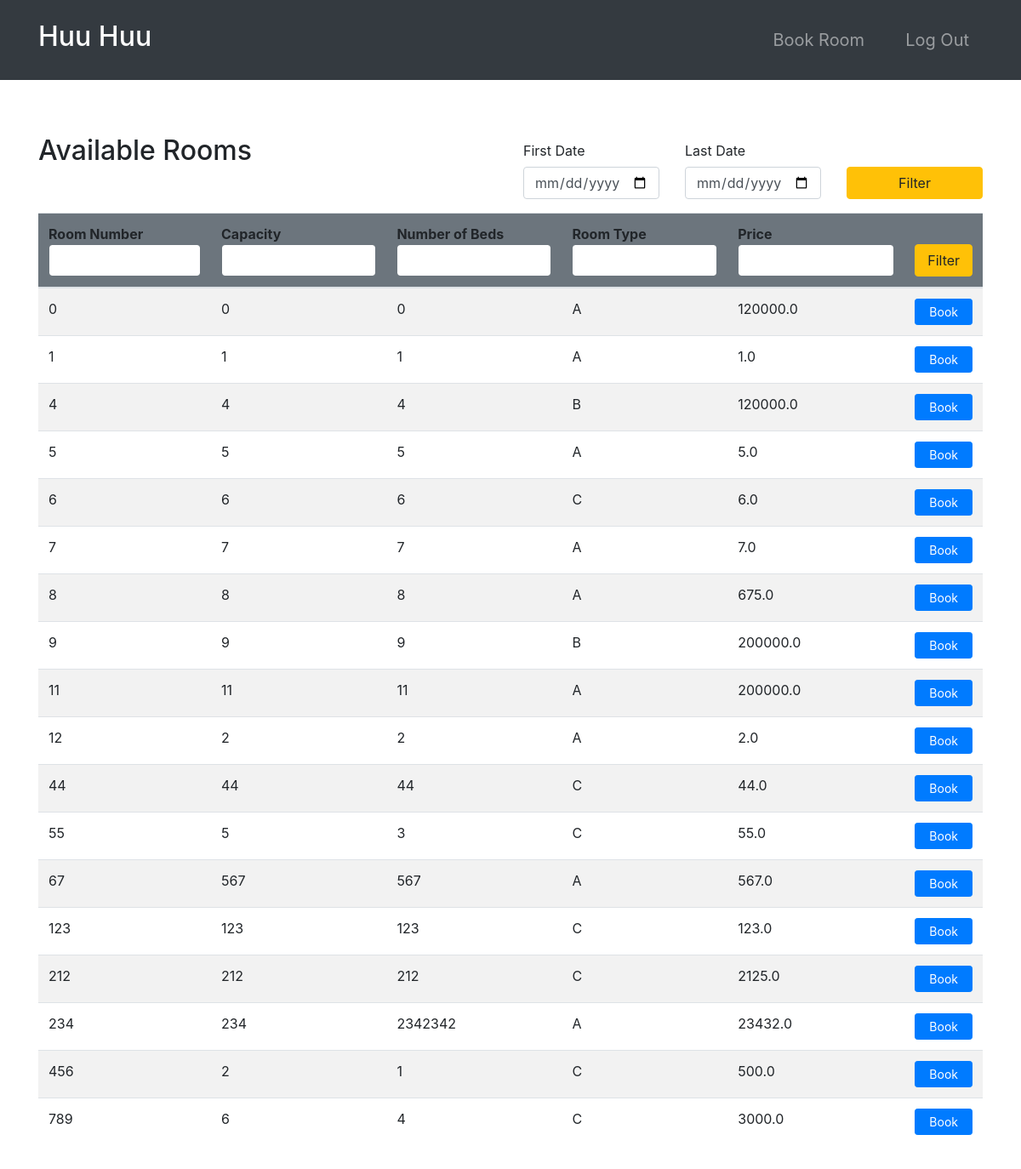
The page /rooms/ (signed in) on the database its author committed.
### room/models.py (models this page shows)
class Room(models.Model):
    ROOM_TYPES = (
        ('A', 'A'),
        ('B', 'B'),
        ('C', 'C'),
    )
    number = models.IntegerField(primary_key=True)
    capacity = models.SmallIntegerField()
    numberOfBeds = models.SmallIntegerField()
    roomType = models.CharField(max_length=20, choices=ROOM_TYPES)
    price = models.FloatField()
    statusStartDate = models.DateField(null=True)
    statusEndDate = models.DateField(null=True)
    def __str__(self):
        return str(self.number)

### room/views.py (the view, shortened to what this page needs)
# urls.py: path('rooms/', rooms, name="rooms"),
@ login_required(login_url='login')
def rooms(request):
    role = str(request.user.groups.all()[0])
    path = role + "/"
    rooms = Room.objects.all()
    firstDayStr = None
    lastDateStr = None
    def chech_availability(fd, ed):
        today = datetime.strptime(str(date.today()), '%Y-%m-%d')
        availableRooms = []
        if fd < today:
           return availableRooms
        for room in rooms:
            availList = []
            bookingList = Booking.objects.filter(roomNumber=room)
            if room.statusStartDate == None:
                for booking in bookingList:
                    if booking.startDate > ed.date() or booking.endDate < fd.date():
                        availList.append(True)
                    else:
                        availList.append(False)
                if all(availList):
                    availableRooms.append(room)
            else:
                if room.statusStartDate > ed.date() or room.statusEndDate < fd.date():
                    for booking in bookingList:
                        if booking.startDate > ed.date() or booking.endDate < fd.date():
                            availList.append(True)
                        else:
                            availList.append(False)
                        if all(availList):
                            availableRooms.append(room)
        return availableRooms
    context = {
        "role": role,
        'rooms': rooms,
        'fd': firstDayStr,
        'ld': lastDateStr
    }
    return render(request, path + "rooms.html", context)

### Templates/guest/rooms.html
{% extends '../index.html' %}
{% block context %}
{% include '../common_pages/rooms.html' %}
{% endblock %}

### Templates/incs/nav.html (shortened to what this page needs)
<nav class="navbar navbar-dark bg-dark navbar-expand-lg py-3 " role="navigation">
    <div class="container">
        <a href="" class="navbar-brand">
            <h2 class="text-capitalize">
                {% if role == 'guest' %}
                {{ request.user.first_name }} {{ request.user.last_name }}
                {%else%}
                {{ "Hotel Manager" }}
                {% endif %}
            </h2>
        </a>
        <div class="collapse navbar-collapse" id="navbarTags">
            <ul class="navbar-nav ml-auto">
                {% if role != 'guest' %}
                <li class="nav-item dropdown p-2">
                    <a class="nav-link dropdown-toggle" href="#" id="navbarDropdown" role="button"
                        data-toggle="dropdown" aria-haspopup="true" aria-expanded="false">
                        Options
                    </a>
                    <div class="dropdown-menu" aria-labelledby="navbarDropdown">
                        <a class="dropdown-item" href="{% url 'guests'%}">Guests</a>
                        <a class="dropdown-item" href="{% url 'bookings' %}">Bookings</a>
                        <a class="dropdown-item" href="{% url 'rooms' %}">Rooms</a>
                    </div>
                </li>
                {%else%}
                <li class="nav-item mr-3 p-2">
                    <a href="{% url 'rooms' %}" class="nav-link">Book Room</a>
                </li>
                {% endif %}
                <li class="nav-item p-2 ">
                    <a href="{% url 'logout' %}" class="nav-link">Log Out</a>
                </li>
            </ul>
        </div>
    </div>
</nav>

### Templates/common_pages/rooms.html (shortened to what this page needs)
<div class="container py-5 clearfix">
    <div class="table-header row mt-3 clearfix">
        <div class="col-sm-12 col-md-12 col-lg-6 mb-4">
            <h2>Available Rooms</h2>
        </div>
        <div class="col-sm-12 col-md-12 col-lg-6">
            <form action="" method="POST">
                <div class="row">
                    <div class="form-group col-4">
                        <label for="example-date-input" class="col-form-label">First Date</label>
                        <div class="">
                            <input class="form-control" type="date" name="fd" value="{{fd}}" id="example-date-input">
                        </div>
                    </div>
                    <div class="form-group col-4">
                        <label for="example-date-input" class="col-form-label">Last Date</label>
                        <div class="">
                            <input class="form-control" type="date" name="ld" value="{{ld}}" id="example-date-input">
                        </div>
                    </div>
                    <div class="col-4" style="margin-top:38px;">
                        <button type="submit" name="dateFilter" class="btn btn-warning w-100">Filter</button>
                    </div>
                </div>
            </form>
        </div>
    </div>
    {% if rooms %}
        <table class="table table-hover table-striped">
            <thead class="bg-secondary rounded">
                <tr>
                    <form action="" method="POST">
                        <th>Room Number<input type="number" name="number" value="{{number}}"
                                class="form-control border border-secondary"></th>
                        <th>Capacity<input type="number" name="capacity" value="{{capacity}}"
                                class="form-control border border-secondary"></th>
                        <th>Number of Beds<input type="number" name="nob" value="{{nob}}"
                                class="form-control border border-secondary"></th>
                        <th>Room Type<input type="text" name="type" value="{{type}}"
                                class="form-control border border-secondary"></th>
                        <th>Price <input type="number" step="0.01" name="price" value="{{price}}"
                                class="form-control border border-secondary"></th>
                        <th colspan="2"><button type="submit" name="filter" class="btn btn-warning w-100">Filter</button>
                        </th>
                    </form>
                </tr>
            </thead>
            <tbody>
                {% for room in rooms %}
                <tr>
                    <td>{{ room.number }}</td>
                    <td>{{ room.capacity }}</td>
                    <td>{{ room.numberOfBeds }}</td>
                    <td>{{ room.roomType }}</td>
                    <td>{{ room.price }}</td>
                    {% if role == "guest" or role == "receptionist" %}
                    <td>
                        <form action="{% url 'booking-make' %}" method="POST">
                            <button type="submit" name="book" id="book" class="btn btn-sm btn-primary px-3">Book</button>
                        </form>
                    </td>
                    {% endif %}
                </tr>
                {% endfor %}
            </tbody>
        </table>
    {%endif %}
</div>

### static/css/main.css (style rules this page uses)
* { margin: 0; padding: 0; -webkit-font-smoothing: antialiased; }
.clearfix { overflow: auto; }
body { position: relative; }
nav .nav-item { font-size: 20px; }

### rows shown on the page
Room: number "0", capacity "0", numberOfBeds "0", roomType "A", price "120000.0"
Room: number "1", capacity "1", numberOfBeds "1", roomType "A", price "1.0"
Room: number "4", capacity "4", numberOfBeds "4", roomType "B", price "120000.0"
Room: number "5", capacity "5", numberOfBeds "5", roomType "A", price "5.0"
Room: number "6", capacity "6", numberOfBeds "6", roomType "C", price "6.0"
Room: number "7", capacity "7", numberOfBeds "7", roomType "A", price "7.0"
Room: number "8", capacity "8", numberOfBeds "8", roomType "A", price "675.0"
Room: number "9", capacity "9", numberOfBeds "9", roomType "B", price "200000.0"
Room: number "11", capacity "11", numberOfBeds "11", roomType "A", price "200000.0"
Room: number "12", capacity "2", numberOfBeds "2", roomType "A", price "2.0"
Room: number "44", capacity "44", numberOfBeds "44", roomType "C", price "44.0"
Room: number "55", capacity "5", numberOfBeds "3", roomType "C", price "55.0"
Room: number "67", capacity "567", numberOfBeds "567", roomType "A", price "567.0"
Room: number "123", capacity "123", numberOfBeds "123", roomType "C", price "123.0"
Room: number "212", capacity "212", numberOfBeds "212", roomType "C", price "2125.0"
Room: number "234", capacity "234", numberOfBeds "2342342", roomType "A", price "23432.0"
Room: number "456", capacity "2", numberOfBeds "1", roomType "C", price "500.0"
Room: number "789", capacity "6", numberOfBeds "4", roomType "C", price "3000.0"

### other values the page prints
{{ request.user.first_name }} "Huu"
{{ request.user.last_name }} "Huu"
